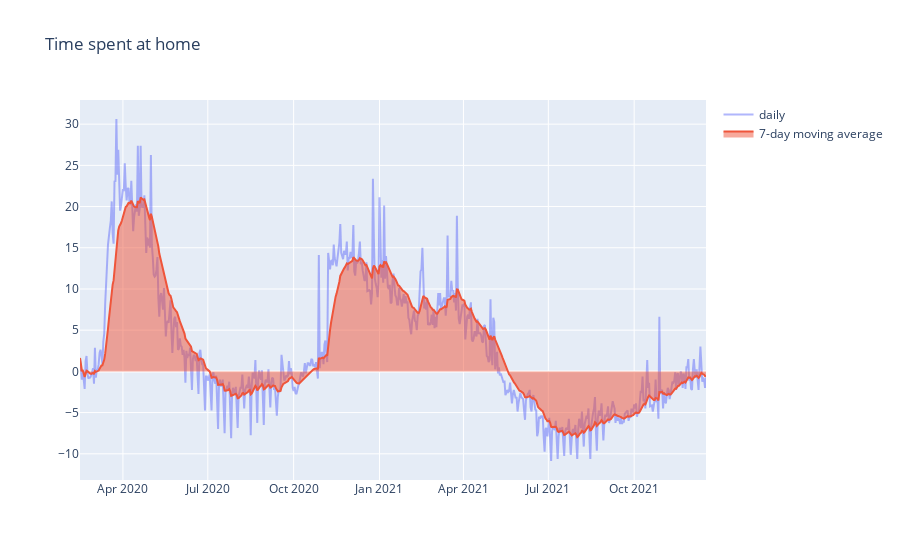

Notebook code for this chart:
### Code cell
COLUMN = 'residential_percent_change_from_baseline'
TITLE = helper.TITLES[-1]
ALPHA = 0.1
helper.plot_exponential_moving_average(daily_smoothed_trends, COLUMN, ALPHA, TITLE)

### Figure 1 — Plotly figure (JSON) as saved in the notebook; plotly's stock layout.template omitted (floating-point values rounded to 4 significant figures; data arrays with more than 128 entries replaced by an {"elided": "..."} marker saying what was removed)
{"data": [{"mode": "lines", "name": "daily", "opacity": 0.5, "type": "scatter", "x": {"elided": "672 str values"}, "y": {"elided": "672 float values"}}, {"fill": "tozeroy", "mode": "lines", "name": "7-day moving average", "type": "scatter", "x": {"elided": "672 str values"}, "y": {"elided": "672 float values"}}], "layout": {"title": {"text": "Time spent at home"}}}
